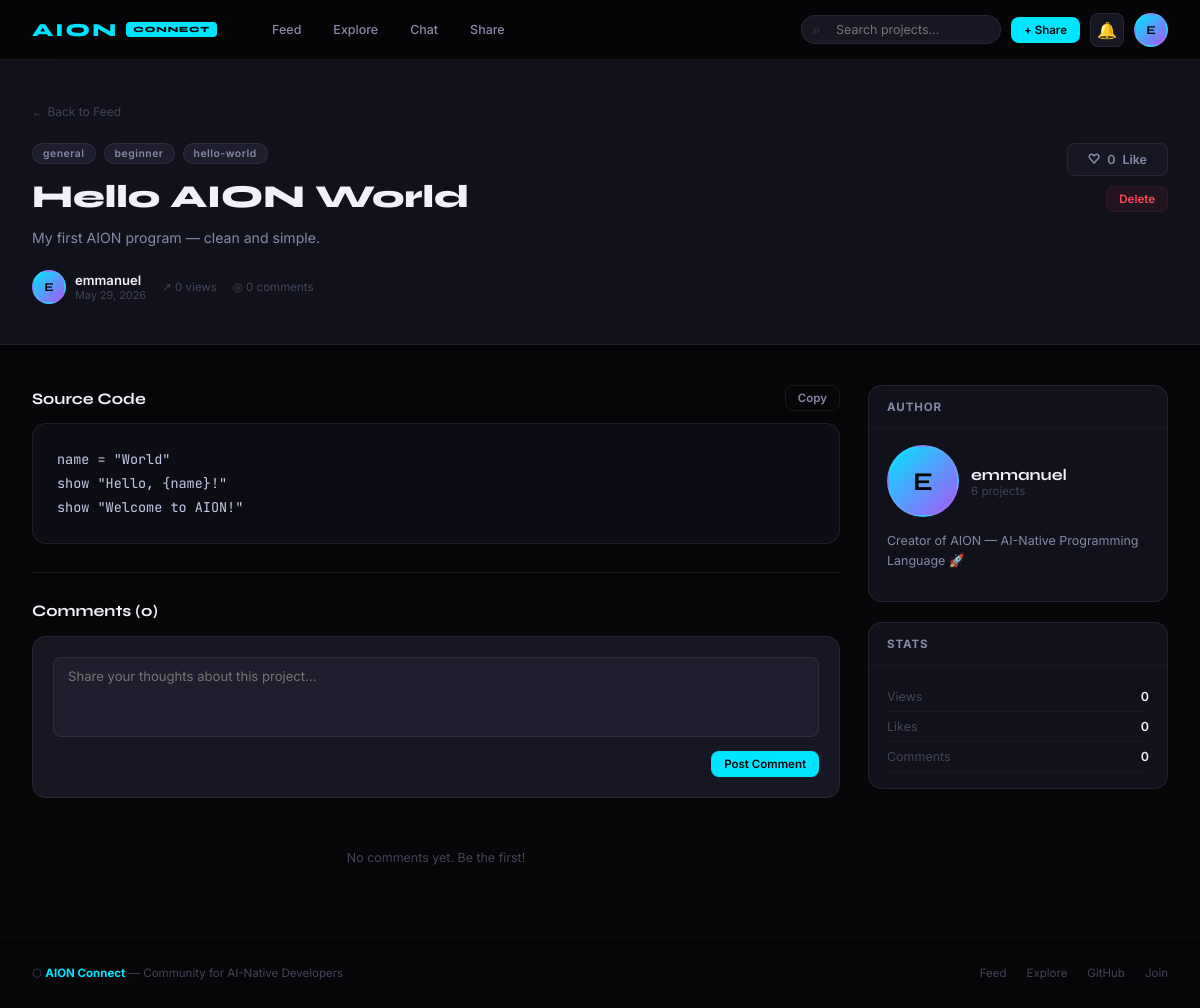
Before: /project/1 (signed in) with the older database file.
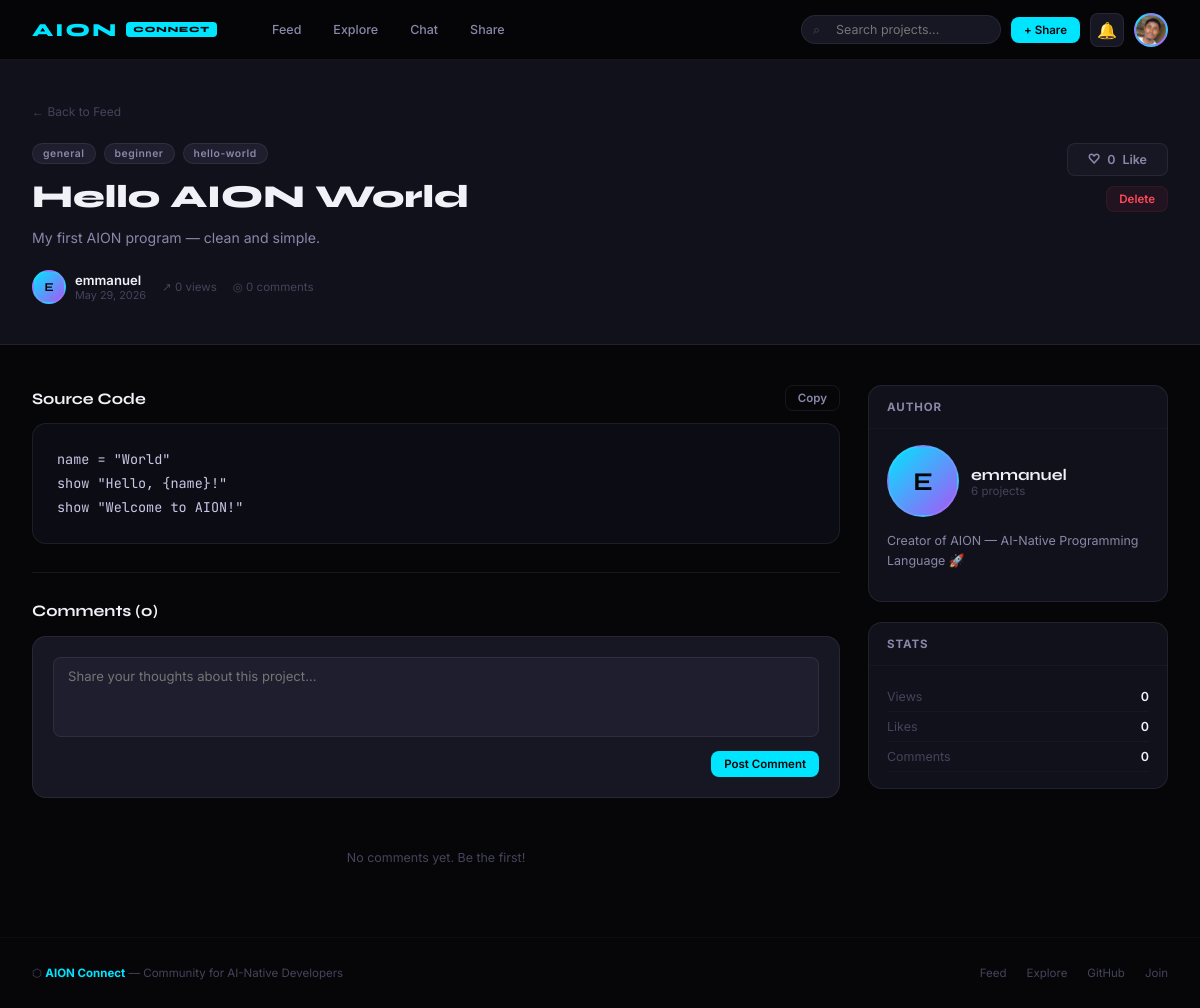
After: the same page with the newer database file.
### database.py (models this page shows, shortened)
class User(UserMixin, db.Model):
    __tablename__ = "users"
    id         = db.Column(db.Integer, primary_key=True)
    username   = db.Column(db.String(40), unique=True, nullable=False)
    email      = db.Column(db.String(120), unique=True, nullable=False)
    password   = db.Column(db.String(200), nullable=False)
    bio        = db.Column(db.String(300), default="")
    avatar     = db.Column(db.String(200), default="")
    github     = db.Column(db.String(100), default="")
    website    = db.Column(db.String(200), default="")
    created_at = db.Column(db.DateTime, default=datetime.utcnow)
    projects  = db.relationship("Project", backref="author",
                                 lazy=True, cascade="all, delete")
    comments  = db.relationship("Comment", backref="author",
                                 lazy=True, cascade="all, delete")
    likes     = db.relationship("Like", backref="user",
                                 lazy=True, cascade="all, delete")
    following = db.relationship("Follow",
                                 foreign_keys="Follow.follower_id",
                                 backref="follower",
                                 lazy=True, cascade="all, delete")
    followers = db.relationship("Follow",
                                 foreign_keys="Follow.followed_id",
                                 backref="followed",
                                 lazy=True, cascade="all, delete")
    @property
    def project_count(self):
        return len(self.projects)

### app.py (the view)
@main.route("/project/<int:project_id>")
def project(project_id):
    p = Project.query.get_or_404(project_id)
    p.views += 1
    db.session.commit()
    comments = Comment.query.filter_by(
        project_id=project_id
    ).order_by(Comment.created_at.asc()).all()
    related = Project.query.filter(
        Project.category == p.category,
        Project.id != p.id
    ).order_by(Project.created_at.desc()).limit(4).all()
    liked = p.is_liked_by(current_user) \
        if current_user.is_authenticated else False
    return render_template("project.html",
        project=p,
        comments=comments,
        related=related,
        liked=liked
    )

### database.py (called while the page is built)
    @property
    def like_count(self):
        return len(self.likes)

    @property
    def comment_count(self):
        return len(self.comments)

    @property
    def tag_list(self):
        if not self.tags:
            return []
        return [t.strip() for t in self.tags.split(",") if t.strip()]

    def is_liked_by(self, user):
        if not user:
            return False
        return Like.query.filter_by(
            user_id=user.id,
            project_id=self.id
        ).first() is not None

### templates/project.html (shortened to what the changed rows need)
{% extends "base.html" %}
{% block content %}
<div class="project-hero">
<div class="container">
  <div style="display:flex;align-items:flex-start;
              justify-content:space-between;gap:24px;flex-wrap:wrap">
    <div style="flex:1;min-width:0">
      <h1 style="font-family:var(--font-ui);font-size:2rem;
                 font-weight:800;color:var(--text0);line-height:1.2;
                 margin-bottom:10px">
        {{ project.title }}
      </h1>
      <div style="display:flex;align-items:center;gap:16px;flex-wrap:wrap">
        <a href="/profile/{{ project.author.username }}"
           style="display:flex;align-items:center;gap:9px;
                  text-decoration:none;color:var(--text1);font-size:0.82rem;
                  font-family:var(--font-body)">
          <div class="avatar">{{ project.author.username[0].upper() }}</div>
          <div>
            <div style="color:var(--text0);font-weight:600">{{ project.author.username }}</div>
            <div style="font-size:0.68rem;color:var(--text2)">
              {{ project.created_at.strftime('%b %d, %Y') }}
            </div>
          </div>
        </a>
      </div>
    </div>
  </div>
</div>
</div>
<div class="page">
<div class="container">
  <div style="display:grid;grid-template-columns:1fr 300px;gap:28px">
    <div>
      <div style="margin-bottom:28px">
        <div style="display:flex;align-items:center;justify-content:space-between;
                    margin-bottom:12px">
          <h2 style="font-family:var(--font-ui);font-size:1rem;
                     font-weight:700;color:var(--text0)">Source Code</h2>
        </div>
      </div>
      <div>
        <h2 style="font-family:var(--font-ui);font-size:1rem;
                   font-weight:700;color:var(--text0);margin-bottom:16px">
          Comments ({{ project.comment_count }})
        </h2>
      </div>
    </div>
    <div>
      <div class="sidebar-card">
        <div class="sidebar-card-body">
          <a href="/profile/{{ project.author.username }}"
             style="display:flex;align-items:center;gap:12px;
                    text-decoration:none;margin-bottom:14px">
            <div class="avatar lg">{{ project.author.username[0].upper() }}</div>
            <div>
              <div style="font-weight:700;color:var(--text0);
                          font-family:var(--font-ui)">
                {{ project.author.username }}
              </div>
              <div style="font-size:0.72rem;color:var(--text2)">
                {{ project.author.project_count }} projects
              </div>
            </div>
          </a>
          {% if project.author.bio %}
          <p style="font-size:0.78rem;color:var(--text1);
                    line-height:1.6;margin-bottom:14px;
                    font-family:var(--font-body)">
            {{ project.author.bio }}
          </p>
          {% endif %}
        </div>
      </div>
    </div>
  </div>
</div>
</div>
{% endblock %}

### templates/base.html (shortened to what this page needs)
<!DOCTYPE html>
<html lang="en">
<head>
</head>
<body>
<nav class="navbar">
  <a href="/" class="nav-logo">
    AION
    <div class="nav-logo-badge">CONNECT</div>
  </a>
  <div class="nav-links">
    <a href="/" class="nav-link {% if request.endpoint == 'main.home' %}active{% endif %}">Feed</a>
    <a href="/explore" class="nav-link {% if request.endpoint == 'main.explore' %}active{% endif %}">Explore</a>
    <a href="/chat" class="nav-link {% if request.endpoint == 'main.chat' %}active{% endif %}">Chat</a>
    {% if current_user.is_authenticated %}
      <a href="/post" class="nav-link {% if request.endpoint == 'main.post' %}active{% endif %}">Share</a>
    {% endif %}
  </div>
  <div class="nav-right">
    <div class="search-wrap">
      <span class="search-icon">⌕</span>
      <form action="/explore" method="GET">
        <input type="text" name="q" placeholder="Search projects..." value="{{ request.args.get('q', '') }}">
      </form>
    </div>
        {% if current_user.is_authenticated %}
      <a href="/post" class="btn btn-primary btn-sm">+ Share</a>
      <div style="position:relative">
        <a href="/notifications"
           style="width:34px;height:34px;border-radius:var(--radius);
                  background:var(--bg3);border:1px solid var(--border2);
                  display:flex;align-items:center;justify-content:center;
                  text-decoration:none;color:var(--text1);font-size:1rem;
                  transition:all 0.15s"
           onmouseover="this.style.borderColor='var(--border3)';this.style.color='var(--text0)'"
           onmouseout="this.style.borderColor='var(--border2)';this.style.color='var(--text1)'"
           id="notif-bell">
          🔔
        </a>
      </div>
      <a href="/profile/{{ current_user.username }}"
         class="avatar" style="overflow:hidden;padding:0">
        {% if current_user.avatar %}
        <img src="/static/uploads/{{ current_user.avatar }}"
             alt="{{ current_user.username }}"
             style="width:100%;height:100%;object-fit:cover;border-radius:50%">
        {% else %}
        {{ current_user.username[0].upper() }}
        {% endif %}
      </a>
    {% else %}
      <a href="/login" class="btn btn-ghost btn-sm">Login</a>
      <a href="/register" class="btn btn-primary btn-sm">Join Free</a>
    {% endif %}
  </div>
</nav>
{% block content %}{% endblock %}
<footer class="footer">
  <div>⬡ <strong style="color:var(--cyan)">AION Connect</strong> — Community for AI-Native Developers</div>
  <div style="display:flex;gap:20px">
    <a href="/">Feed</a>
    <a href="/explore">Explore</a>
    <a href="https://github.com/kinghenesey/AION" target="_blank">GitHub</a>
    <a href="/register">Join</a>
  </div>
</footer>
</body>
</html>

Changed rows visible on the page:
changed User "emmanuel": avatar: picture added; username "E" → (not shown); avatar empty → "1_f34b4149.jpeg" (drawn)
